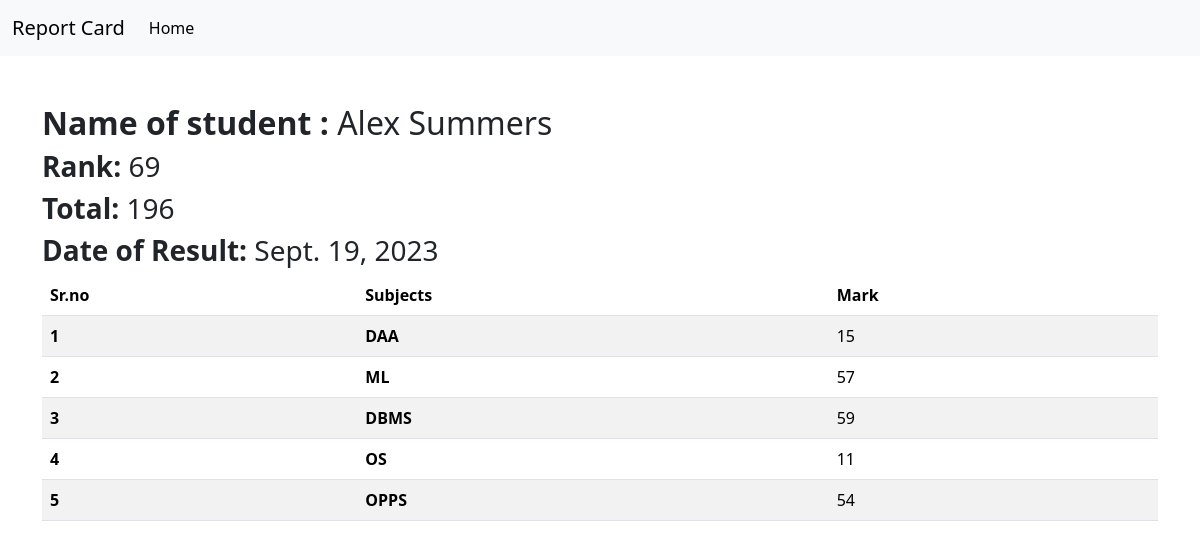
/see_mark/STU-0274, run on the app's committed database.
### student/models.py (models this page shows, shortened)
class SubjectMark(models.Model):
    student = models.ForeignKey(Student,related_name="studentmark",on_delete=models.CASCADE)
    subject = models.ForeignKey(Subject, on_delete=models.CASCADE)
    marks = models.IntegerField()
    class Meta :
        unique_together = ['student','subject']

class Student(models.Model):
    department = models.ForeignKey(Department, on_delete=models.CASCADE, related_name='depart')
    studentid = models.OneToOneField(StudentId, on_delete=models.CASCADE, related_name='student')
    student_name = models.CharField(max_length=100)
    student_email = models.EmailField(unique=True)
    student_age = models.IntegerField(default=18)
    student_address = models.TextField()
    is_deleted = models.BooleanField(default=False)
    objects = StudentManager()
    admin_objects = models.Manager()
    def __str__(self):
        return self.student_name
    class Meta:
        ordering = ['student_name']
        verbose_name = "student"

class ReportCard(models.Model):
        student = models.ForeignKey(Student,related_name="studentreportcard",on_delete=models.CASCADE)
        student_rank = models.IntegerField()
        date_of_report_card_genration = models.DateField(auto_now_add=True)
        class Meta:
            unique_together = ['student_rank','date_of_report_card_genration']

class Subject(models.Model):
    subject_name = models.CharField(max_length=100)

### student/views.py (the view)
# urls.py: path('see_mark/<studentid>', see_mark, name='see_mark'),
def see_mark (request,studentid):
    queryset = SubjectMark.objects.filter(student__studentid__studentid = studentid)
    total_marks = queryset.aggregate(total_marks = Sum ('marks'))
    return render(request,'see_mark.html',{'queryset':queryset,'total_marks' : total_marks})

### student/templates/see_mark.html
{% extends "base.html" %}
{% block start %}
<div class="container mt-5">
<table class="table table-striped">
    <h2><b>Name of student :    </b>  {{queryset.first.student}} </h2>
    <h3><b>Rank:</b>   {{queryset.first.student.studentreportcard.first.student_rank}}</h3>
    <h3><b>Total:</b>   {{total_marks.total_marks}}</h3>
    <h3><b>Date of Result: </b>   {{queryset.first.student.studentreportcard.first.date_of_report_card_genration}}</h3>
    <thead>
        <tr>
          <th scope="col">Sr.no</th>
          <th scope="col">Subjects</th>
          <th scope="col">Mark</th>
        </tr>
      </thead>
    <tbody>
        {% for marks in queryset %}
        <tr>
            <th scope="row">{{ forloop.counter }}</th>
            <td>   <b> {{marks.subject.subject_name}} </b>
            </td>
            <td>{{marks.marks}} </td>
        </tr>
        {% endfor %}
    </tbody>
</table>
</div>
{% endblock %}

### data on the page
SubjectMark: first.student "Alex Summers", first.student.studentreportcard.first.student_rank "69", first.student.studentreportcard.first.date_of_report_card_genration "Sept. 19, 2023", subject.subject_name "DAA", marks "15"
SubjectMark: subject.subject_name "ML", marks "57"
SubjectMark: subject.subject_name "DBMS", marks "59"
SubjectMark: subject.subject_name "OS", marks "11"
SubjectMark: subject.subject_name "OPPS", marks "54"

### other printed values
{{ total_marks.total_marks }} "196"
